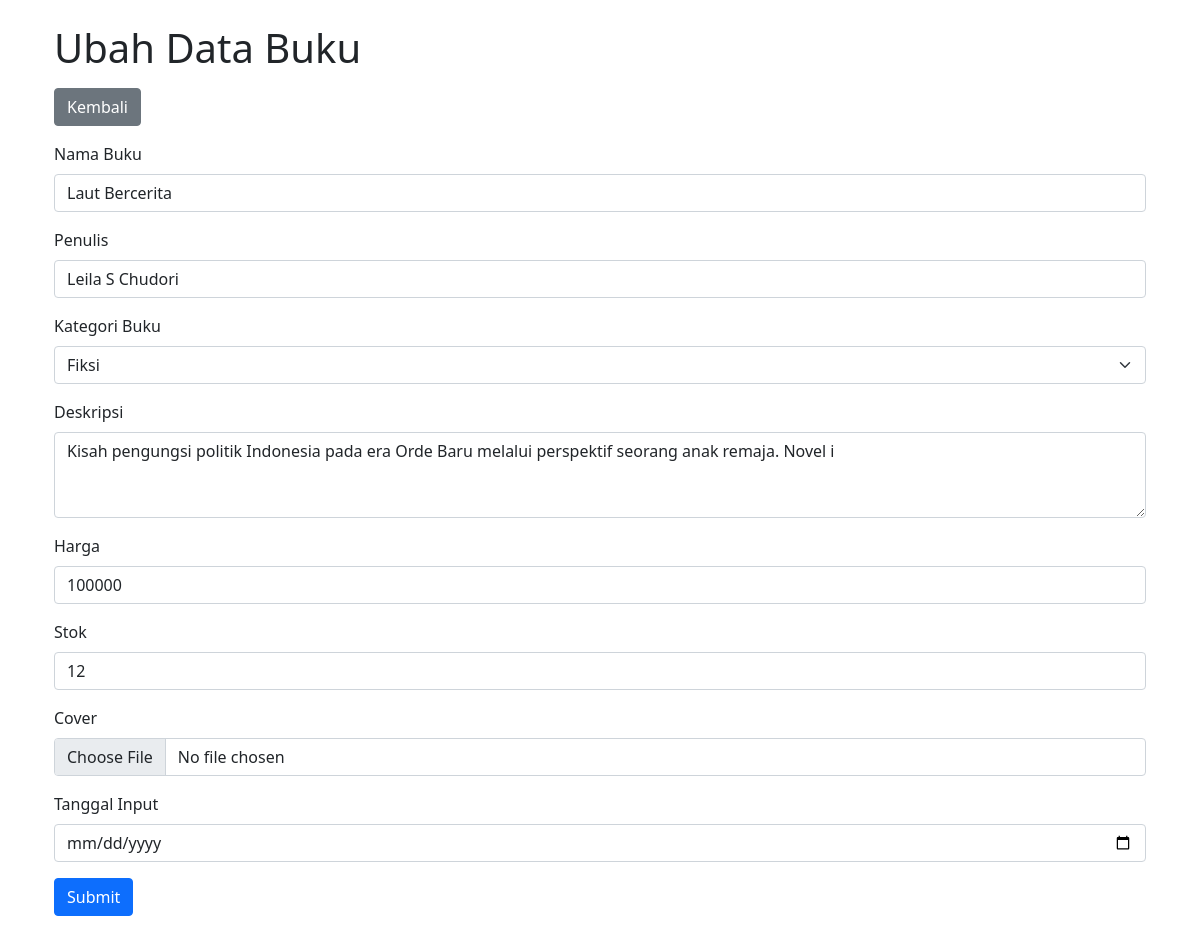
Page /ubah_data.php?id_buku=12 (signed in) on the committed database.
### tables this page shows
CREATE TABLE `buku` (
  `id_buku` int(11) NOT NULL,
  `nama_buku` varchar(50) NOT NULL,
  `penulis` varchar(20) NOT NULL,
  `stok` int(11) NOT NULL,
  `tanggal_input` timestamp NOT NULL DEFAULT current_timestamp(),
  `id_kategori` int(11) NOT NULL,
  `deskripsi` varchar(100) NOT NULL,
  `cover` varchar(225) NOT NULL,
  `harga` int(50) NOT NULL
);

### function.php (called while the page is built, shortened)
<?php
$conn = mysqli_connect("localhost", "root", "", "simbs");
function query($query){
    global $conn;
    $result = mysqli_query($conn, $query);
    $rows = [];
    while( $row = mysqli_fetch_assoc($result) ) {
        $rows[] = $row;
    }
    return $rows;
}
?>

### ubah_data.php (the view, shortened to what this page needs)
<?php
require("function.php");
$id = $_GET['id_buku'];
$buku = query("SELECT * FROM buku WHERE id_buku = $id")[0];
?>
<!DOCTYPE html>
<html lang="en">
<head>
<link href="https://cdn.jsdelivr.net/npm/bootstrap@5.0.2/dist/css/bootstrap.min.css" rel="stylesheet">
</head>
<body>
<div class="container p-4">
    <h1 class="mb-3">Ubah Data Buku</h1>
    <a href="index.php" class="btn btn-secondary mb-3">Kembali</a>
    <form action="" method="POST" enctype="multipart/form-data">
        <div class="mb-3">
            <label class="form-label">Nama Buku</label>
            <input type="text" class="form-control" name="nama_buku" value="<?= $buku['nama_buku']; ?>" required>
        </div>
        <div class="mb-3">
            <label class="form-label">Penulis</label>
            <input type="text" class="form-control" name="penulis" value="<?= $buku['penulis']; ?>" required>
        </div>
        <div class="mb-3">
            <label class="form-label">Kategori Buku</label>
            <select name="id_kategori" class="form-select" required>
                <option value="1" <?= $buku['id_kategori']==1?'selected':'' ?>>Fiksi</option>
            </select>
        </div>
        <div class="mb-3">
            <label class="form-label">Deskripsi</label>
            <textarea class="form-control" name="deskripsi" rows="3"><?= $buku['deskripsi']; ?></textarea>
        </div>
        <div class="mb-3">
            <label class="form-label">Harga</label>
            <input type="number" class="form-control" name="harga" value="<?= $buku['harga']; ?>" required>
        </div>
        <div class="mb-3">
            <label class="form-label">Stok</label>
            <input type="number" class="form-control" name="stok" value="<?= $buku['stok']; ?>" required>
        </div>
        <div class="mb-3">
            <label class="form-label">Cover</label>
            <input type="file" class="form-control" name="cover">
        </div>
        <div class="mb-3">
            <label class="form-label">Tanggal Input</label>
            <input type="date" class="form-control" name="tanggal_input" value="<?= $buku['tanggal_input']; ?>" required>
        </div>
        <button class="btn btn-primary" name="tombol_submit">Submit</button>
    </form>
</div>
</body>
</html>

### rows in the picture
buku: nama_buku "Laut Bercerita", penulis "Leila S Chudori", id_kategori "Fiksi", deskripsi "Kisah pengungsi politik Indonesia pada era Orde Baru melalui perspektif seorang anak remaja. Novel i", harga "100000", stok "12"
